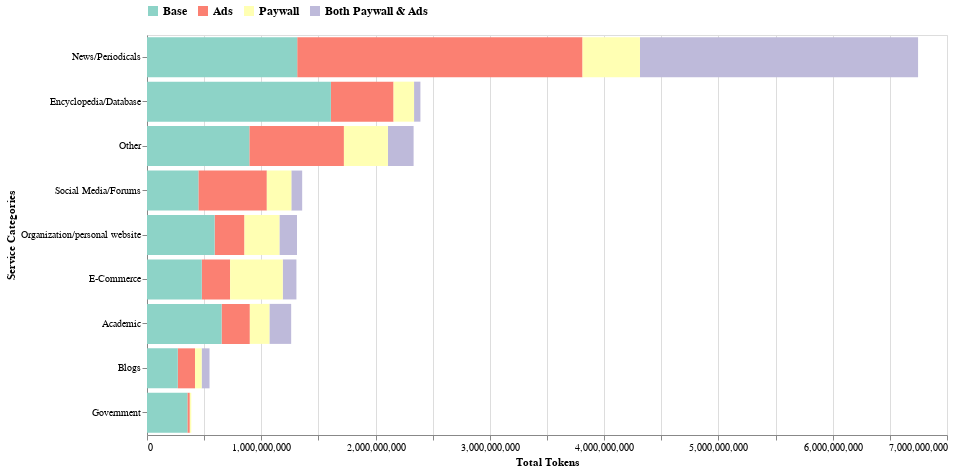

The code cell stored with this chart in its notebook:
### Code cell
chart = plot_altair_stacked_services_paywall(df, x_value='total_tokens')
chart.show()

### Figure 1 — Vega-Lite specification as saved in the notebook (floating-point values rounded to 4 significant figures)
{"config": {"view": {"continuousWidth": 300, "continuousHeight": 300}}, "data": {"name": "data-9cd1008597ca4ee211cfdd4c52ead987"}, "mark": {"type": "bar"}, "encoding": {"color": {"field": "paywall_ads", "legend": {"labelColor": "black", "labelFontSize": 12, "labelFontWeight": "bold", "labelPadding": 5, "orient": "top", "title": null}, "scale": {"domain": ["Base", "Ads", "Paywall", "Both Paywall & Ads"], "range": ["#8dd3c7", "#fb8072", "#ffffb3", "#bebada"]}, "sort": ["Base", "Paywall", "Ads", "Both Paywall & Ads"], "title": null, "type": "nominal"}, "tooltip": [{"field": "Services", "type": "nominal"}, {"field": "paywall_ads", "type": "nominal"}, {"field": "total_tokens", "type": "quantitative"}], "x": {"field": "total_tokens", "title": "Total Tokens", "type": "quantitative"}, "y": {"field": "Services", "sort": ["News/Periodicals", "Encyclopedia/Database", "Other", "Social Media/Forums", "Organization/personal website", "E-Commerce", "Academic", "Blogs", "Government"], "title": "Service Categories", "type": "nominal"}}, "height": 400, "width": 800, "$schema": "https://vega.github.io/schema/vega-lite/v5.17.0.json", "datasets": {"data-9cd1008597ca4ee211cfdd4c52ead987": [{"Services": "Academic", "paywall_ads": "Ads", "instance_count": 48, "total_tokens": 247183003, "percent": 19.59}, {"Services": "Academic", "paywall_ads": "Base", "instance_count": 139, "total_tokens": 652694941, "percent": 51.74}, {"Services": "Academic", "paywall_ads": "Both Paywall & Ads", "instance_count": 17, "total_tokens": 190367647, "percent": 15.09}, {"Services": "Academic", "paywall_ads": "Paywall", "instance_count": 29, "total_tokens": 171242851, "percent": 13.57}, {"Services": "Blogs", "paywall_ads": "Ads", "instance_count": 42, "total_tokens": 150750388, "percent": 27.56}, {"Services": "Blogs", "paywall_ads": "Base", "instance_count": 200, "total_tokens": 269380103, "percent": 49.25}, {"Services": "Blogs", "paywall_ads": "Both Paywall & Ads", "instance_count": 7, "total_tokens": 68951105, "percent": 12.61}, {"Services": "Blogs", "paywall_ads": "Paywall", "instance_count": 3, "total_tokens": 57917810, "percent": 10.59}, {"Services": "E-Commerce", "paywall_ads": "Ads", "instance_count": 40, "total_tokens": 248086036, "percent": 18.97}, {"Services": "E-Commerce", "paywall_ads": "Base", "instance_count": 251, "total_tokens": 479263377, "percent": 36.66}, {"Services": "E-Commerce", "paywall_ads": "Both Paywall & Ads", "instance_count": 17, "total_tokens": 119821192, "percent": 9.164}, {"Services": "E-Commerce", "paywall_ads": "Paywall", "instance_count": 62, "total_tokens": 460303943, "percent": 35.21}, {"Services": "Encyclopedia/Database", "paywall_ads": "Ads", "instance_count": 65, "total_tokens": 548399035, "percent": 22.92}, {"Services": "Encyclopedia/Database", "paywall_ads": "Base", "instance_count": 134, "total_tokens": 1609071986, "percent": 67.26}, {"Services": "Encyclopedia/Database", "paywall_ads": "Both Paywall & Ads", "instance_count": 10, "total_tokens": 55685426, "percent": 2.328}, {"Services": "Encyclopedia/Database", "paywall_ads": "Paywall", "instance_count": 17, "total_tokens": 179279960, "percent": 7.494}, {"Services": "Government", "paywall_ads": "Ads", "instance_count": 2, "total_tokens": 21489258, "percent": 5.549}, {"Services": "Government", "paywall_ads": "Base", "instance_count": 61, "total_tokens": 353227106, "percent": 91.21}, {"Services": "Government", "paywall_ads": "Paywall", "instance_count": 2, "total_tokens": 12553737, "percent": 3.242}, {"Services": "News/Periodicals", "paywall_ads": "Ads", "instance_count": 374, "total_tokens": 2496588819, "percent": 37.0}, {"Services": "News/Periodicals", "paywall_ads": "Base", "instance_count": 285, "total_tokens": 1314331232, "percent": 19.48}, {"Services": "News/Periodicals", "paywall_ads": "Both Paywall & Ads", "instance_count": 271, "total_tokens": 2433485347, "percent": 36.07}, {"Services": "News/Periodicals", "paywall_ads": "Paywall", "instance_count": 61, "total_tokens": 502559692, "percent": 7.449}, {"Services": "Organization/personal website", "paywall_ads": "Ads", "instance_count": 62, "total_tokens": 261130653, "percent": 19.9}, {"Services": "Organization/personal website", "paywall_ads": "Base", "instance_count": 724, "total_tokens": 591735301, "percent": 45.09}, {"Services": "Organization/personal website", "paywall_ads": "Both Paywall & Ads", "instance_count": 16, "total_tokens": 153673333, "percent": 11.71}, {"Services": "Organization/personal website", "paywall_ads": "Paywall", "instance_count": 60, "total_tokens": 305776981, "percent": 23.3}, {"Services": "Other", "paywall_ads": "Ads", "instance_count": 92, "total_tokens": 827684173, "percent": 35.48}, {"Services": "Other", "paywall_ads": "Base", "instance_count": 335, "total_tokens": 895348938, "percent": 38.38}, {"Services": "Other", "paywall_ads": "Both Paywall & Ads", "instance_count": 21, "total_tokens": 224625369, "percent": 9.629}, {"Services": "Other", "paywall_ads": "Paywall", "instance_count": 27, "total_tokens": 385123332, "percent": 16.51}, {"Services": "Social Media/Forums", "paywall_ads": "Ads", "instance_count": 101, "total_tokens": 598913804, "percent": 44.11}, {"Services": "Social Media/Forums", "paywall_ads": "Base", "instance_count": 114, "total_tokens": 449587636, "percent": 33.11}, {"Services": "Social Media/Forums", "paywall_ads": "Both Paywall & Ads", "instance_count": 16, "total_tokens": 95023187, "percent": 6.998}, {"Services": "Social Media/Forums", "paywall_ads": "Paywall", "instance_count": 19, "total_tokens": 214318662, "percent": 15.78}]}}
